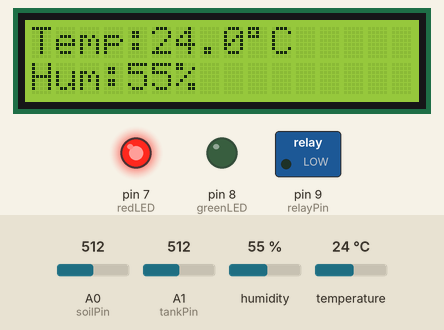
The sketch below on a simulated Arduino Uno, built with avr-gcc and run on an emulated ATmega328P. Parts: 16×2 character LCD, switched loads named in the sketch (green lamp = pin HIGH), output pins drawn as LEDs (lit = HIGH). The test bench sets the inputs (shaded band); at power-on: A0 (soilPin) = 512, A1 (tankPin) = 512, humidity 55 %, temperature 24 °C. What the sketch prints to the serial monitor is not drawn.

Above: at 3.2 s.
3.3 s: A0 (soilPin) set to 482
At 8.6 s:
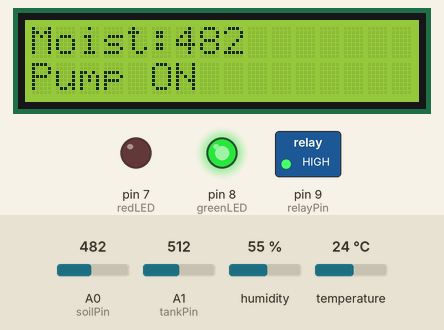
12.4 s: A1 (tankPin) set to 309
17.2 s: A1 (tankPin) set to 284
At 20.8 s:
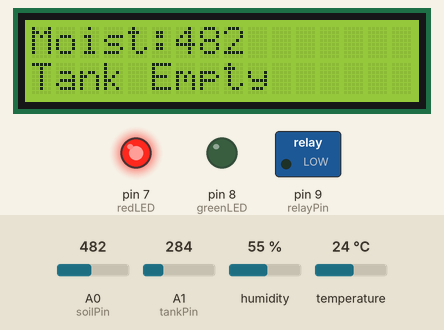
25.8 s: humidity set to 22 %
At 27.0 s:
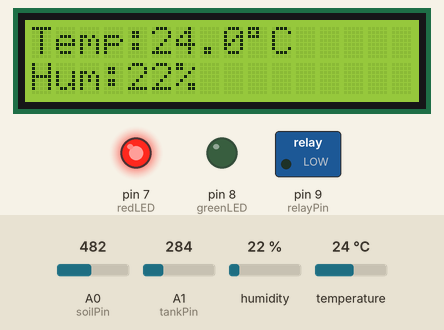
30.6 s: temperature set to 12 °C
At 35.7 s:
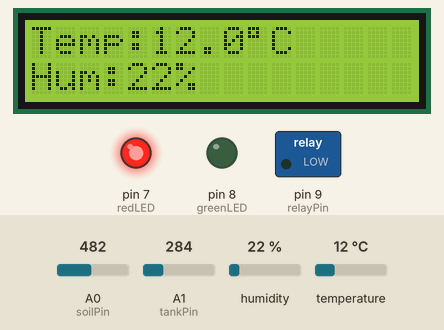
38.0 s: A0 (soilPin) set to 510
At 41.6 s:
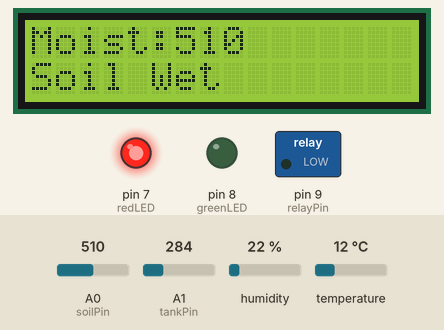
Timing chart, 0 to 43.1 s (numbered marks = the images above; inputs shaded):
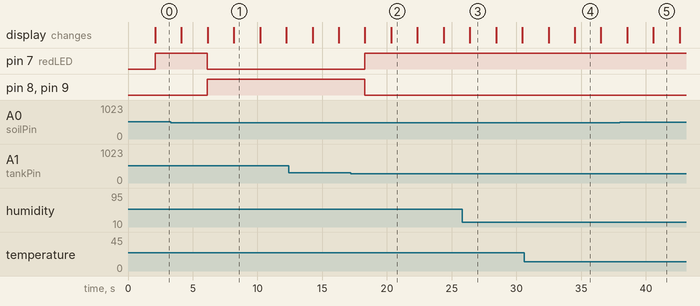

The sketch:

Smart_Irrigation_System.ino
```cpp
#include <Wire.h>
#include <LiquidCrystal_I2C.h>
#include <DHT.h>

#define DHTPIN 2
#define DHTTYPE DHT22

LiquidCrystal_I2C lcd(0x27, 16, 2);
DHT dht(DHTPIN, DHTTYPE);

// Pins
const int soilPin = A0;
const int tankPin = A1;
const int relayPin = 9;
const int greenLED = 8;
const int redLED = 7;

// Variables
int moisture;
int waterLevel;
float temperature;
float humidity;

void setup() {

  pinMode(relayPin, OUTPUT);
  pinMode(greenLED, OUTPUT);
  pinMode(redLED, OUTPUT);

  Serial.begin(9600);

  lcd.init();
  lcd.backlight();

  dht.begin();

  lcd.setCursor(0,0);
  lcd.print("Smart");
  lcd.setCursor(0,1);
  lcd.print("Irrigation");
  delay(2000);
  lcd.clear();
}

void loop() {

  moisture = analogRead(soilPin);
  waterLevel = analogRead(tankPin);

  temperature = dht.readTemperature();
  humidity = dht.readHumidity();

  Serial.print("Moisture: ");
  Serial.print(moisture);

  Serial.print("  Tank: ");
  Serial.print(waterLevel);

  Serial.print("  Temp: ");
  Serial.print(temperature);

  Serial.print("  Humidity: ");
  Serial.println(humidity);

  // Pump Control
  if (moisture < 500) {

    if (waterLevel > 300) {

      digitalWrite(relayPin, HIGH);
      digitalWrite(greenLED, HIGH);
      digitalWrite(redLED, LOW);

    } else {

      digitalWrite(relayPin, LOW);
      digitalWrite(greenLED, LOW);
      digitalWrite(redLED, HIGH);

    }

  } else {

    digitalWrite(relayPin, LOW);
    digitalWrite(greenLED, LOW);
    digitalWrite(redLED, HIGH);

  }

  // LCD Screen 1
  lcd.clear();
  lcd.setCursor(0,0);
  lcd.print("Temp:");
  lcd.print(temperature,1);
  lcd.print((char)223);
  lcd.print("C");

  lcd.setCursor(0,1);
  lcd.print("Hum:");
  lcd.print(humidity,0);
  lcd.print("%");

  delay(2000);

  // LCD Screen 2
  lcd.clear();
  lcd.setCursor(0,0);
  lcd.print("Moist:");
  lcd.print(moisture);

  lcd.setCursor(0,1);

  if (moisture >= 500) {

    lcd.print("Soil Wet");

  } else {

    if (waterLevel > 300) {

      lcd.print("Pump ON");

    } else {

      lcd.print("Tank Empty");

    }
  }

  delay(2000);
}
```

Measured:
- the behaviour switches between 500 and 499 on A0 (soilPin) (found by bisection; images 0 and 1)
- the behaviour switches between 301 and 300 on A1 (tankPin) (found by bisection; images 1 and 2)
- after the input at 3.3 s, pin 7 (redLED): HIGH → LOW after 2.8 s; pin 8 (greenLED), pin 9 (relayPin): LOW → HIGH after 2.8 s; the display: first differs from a run without the input after 4.9 s (image 1)
- after the input at 17.2 s, pin 7 (redLED): LOW → HIGH after 1.1 s; pin 8 (greenLED), pin 9 (relayPin): HIGH → LOW after 1.1 s; the display: first differs from a run without the input after 3.1 s (image 2)
- after the input at 25.8 s, the display: changes after 0.61 s (image 3)
- after the input at 30.6 s, the display: first differs from a run without the input after 3.9 s (image 4)
- after the input at 38.0 s, the display: first differs from a run without the input after 2.6 s (image 5)
